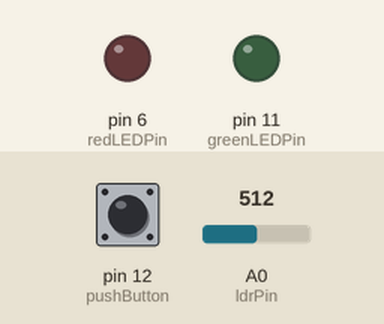
This sketch was run on a simulated Arduino Uno, built with avr-gcc and run on an emulated ATmega328P. Shown: output pins drawn as LEDs (lit = HIGH). Dashed ring = blinking. The inputs (shaded band) are chosen by the test bench; at power-on: pin 12 (pushButton) LOW, A0 (ldrPin) = 512.

Above: at 1.2 s.
1.3 s: pin 12 (pushButton) pulled HIGH for 0.15 s
At 1.6 s:
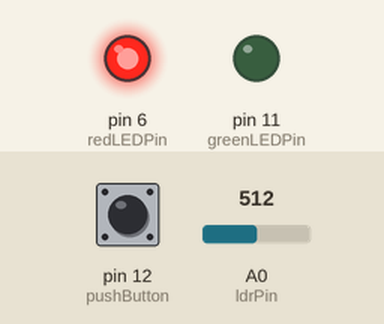
3.8 s: pin 12 (pushButton) pulled HIGH for 3.2 s
At 4.7 s:
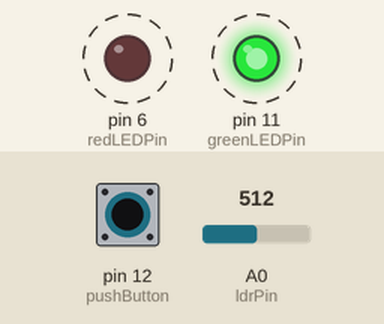
Timing chart, 0 to 9.4 s (numbered marks = the images above; inputs shaded):
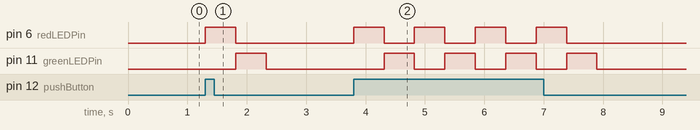

The sketch:

digital_xmas_tree.ino
```cpp
const int ldrPin = A0;
const int pushButton = 12;
const int redLEDPin = 6;
const int greenLEDPin = 11;

void setup() {
  pinMode(redLEDPin, OUTPUT);
  pinMode(greenLEDPin, OUTPUT);
  Serial.begin(9600);
}

void loop() {
  int buttonState = digitalRead(pushButton); // check if button is clicked
  int ldrValue = analogRead(ldrPin); // lightness
  if (buttonState == HIGH) { // if button is on, turn on and off each light
    digitalWrite(redLEDPin, HIGH);
    digitalWrite(greenLEDPin, LOW);
    delay(ldrValue); // delay longer when the room is brighter
    digitalWrite(redLEDPin, LOW);
    digitalWrite(greenLEDPin, HIGH);
    delay(ldrValue);
  }
  else { // if button is not on, turn off all LEDs
    digitalWrite(redLEDPin, LOW);
    digitalWrite(greenLEDPin, LOW);
  }
}
```

Measured:
- after the input at 1.3 s, pin 6 (redLEDPin): LOW → HIGH at once, → LOW 0.51 s later; pin 11 (greenLEDPin): LOW → HIGH after 0.51 s, → LOW 0.51 s later
- after the input at 3.8 s, pin 6 (redLEDPin): alternates HIGH for 0.51 s and LOW for 0.51 s, 8 changes in all, then stays LOW, starting at once; pin 11 (greenLEDPin): alternates HIGH for 0.51 s and LOW for 0.51 s, 8 changes in all, then stays LOW, starting after 0.51 s
